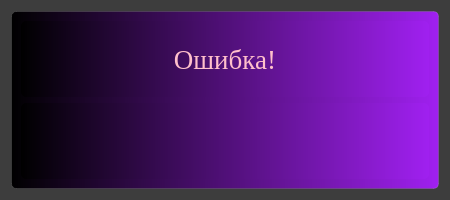
<?xml version="1.0" encoding="UTF-8"?>
<ui version="4.0">
 <class>Dialog</class>
 <widget class="QDialog" name="Dialog">
  <property name="geometry">
   <rect>
    <x>0</x>
    <y>0</y>
    <width>450</width>
    <height>200</height>
   </rect>
  </property>
  <property name="maximumSize">
   <size>
    <width>16777215</width>
    <height>1000004</height>
   </size>
  </property>
  <property name="windowTitle">
   <string>Dialog</string>
  </property>
  <property name="styleSheet">
   <string notr="true">background-color: rgb(61, 61, 61);</string>
  </property>
  <layout class="QVBoxLayout" name="verticalLayout_2">
   <item>
    <widget class="QFrame" name="frame">
     <property name="maximumSize">
      <size>
       <width>16777215</width>
       <height>1000</height>
      </size>
     </property>
     <property name="styleSheet">
      <string notr="true">font-family: Georgia;
background-color:qlineargradient(spread:pad, x1:0, y1:0, x2:1, y2:0, stop:0 rgba(0, 0, 0, 255), stop:1 rgba(160, 32, 240, 255));
border: 1px solid rgba(255,255,255,30);
border-radius: 5px;</string>
     </property>
     <property name="frameShape">
      <enum>QFrame::StyledPanel</enum>
     </property>
     <property name="frameShadow">
      <enum>QFrame::Raised</enum>
     </property>
     <layout class="QVBoxLayout" name="verticalLayout">
      <item>
       <widget class="QLabel" name="label">
        <property name="maximumSize">
         <size>
          <width>16777215</width>
          <height>10000</height>
         </size>
        </property>
        <property name="font">
         <font>
          <family>Georgia</family>
          <pointsize>20</pointsize>
          <bold>false</bold>
         </font>
        </property>
        <property name="layoutDirection">
         <enum>Qt::LeftToRight</enum>
        </property>
        <property name="styleSheet">
         <string notr="true">color: pink;
font-weigth bold;
font-size: 20pt;
backgroung-color: none;
border: none;</string>
        </property>
        <property name="text">
         <string>Ошибка!</string>
        </property>
        <property name="alignment">
         <set>Qt::AlignCenter</set>
        </property>
       </widget>
      </item>
      <item>
       <widget class="QLabel" name="label_2">
        <property name="styleSheet">
         <string notr="true">color: yellow;
font-weigth bold;
font-size: 15pt;
backgroung-color: none;
border: none;</string>
        </property>
        <property name="text">
         <string/>
        </property>
        <property name="alignment">
         <set>Qt::AlignCenter</set>
        </property>
       </widget>
      </item>
     </layout>
    </widget>
   </item>
  </layout>
 </widget>
 <resources/>
 <connections/>
</ui>
